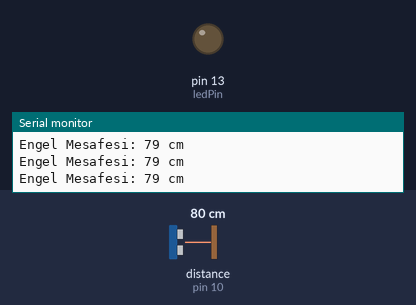
A sketch run on a simulated Arduino Leonardo, built with avr-gcc and run on an emulated ATmega32U4. Shown: output pins drawn as LEDs (lit = HIGH), the last lines printed to the serial monitor. Wiring (inferred from the names in the program): ultrasonic range finder: trigger pin 9; echo pin 10. Dashed ring = blinking. The test bench sets the inputs (shaded band); at power-on: distance to the obstacle (sensor on pin 10) 80 cm. The echo pulse lasts 58.3 µs per cm; pins used as bus, display or sensor lines are not drawn.

Above: at 1.2 s.
1.3 s: distance to the obstacle (sensor on pin 10) set to 53 cm
2.8 s: distance to the obstacle (sensor on pin 10) set to 47 cm
At 2.93 s:
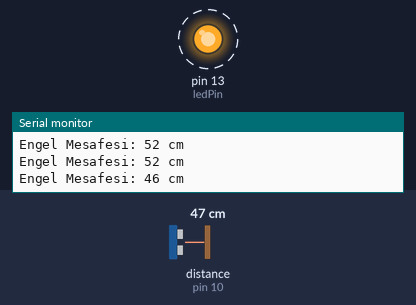
5.8 s: distance to the obstacle (sensor on pin 10) set to 60 cm
At 6.5 s:
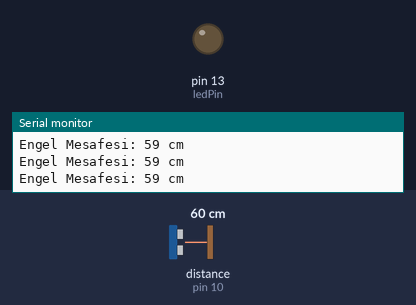
Timing chart, 0 to 8.8 s (numbered marks = the images above; inputs shaded):
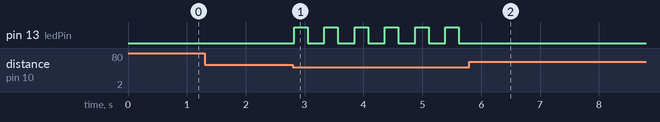

The sketch:

leonardo_ultrasonic_radar.ino
```cpp
// 1. ADIM: Pinleri Tanımlıyoruz
const int trigPin = 9;   // Sensörün "Bağır" (Trig) ucu Pin 9'da
const int echoPin = 10;  // Sensörün "Dinle" (Echo) ucu Pin 10'da
const int ledPin = 13;   // LED ve Direnç Pin 13'te

// Hesaplamalar için kutular (değişkenler) hazırlıyoruz
long duration; // Sesin gidip gelme süresi için
int distance; // Santimetre cinsinden mesafe için

void setup() {
  // 2. ADIM: Giriş ve Çıkış Kapılarını Ayarlıyoruz
  pinMode(trigPin, OUTPUT); // Ses göndereceğimiz için çıkış
  pinMode(echoPin, INPUT);  // Yankıyı duyacağımız için giriş
  pinMode(ledPin, OUTPUT);   // Işık yakacağımız için çıkış

  // Leonardo bilgisayarla konuşabilsin diye seri iletişimi başlatıyoruz
  Serial.begin(9600);

  // Leonardo'nun bağlantısının tam oturmasını bekliyoruz
  while (!Serial) {
    ;
  }
  Serial.println("Sistem Hazir! Engel kontrolü basliyor...");
}

void loop() {
  // 3. ADIM: Ses Dalgası Gönderiyoruz
  digitalWrite(trigPin, LOW); // Önce bir temizlik yap, sus
  delayMicroseconds(2);
  digitalWrite(trigPin, HIGH); // 10 mikrosaniye boyunca bağır
  delayMicroseconds(10);
  digitalWrite(trigPin, LOW); // Tekrar sus

  // 4. ADIM: Yankıyı Bekle ve Süreyi Ölç
  duration = pulseIn(echoPin, HIGH);

  // 5. ADIM: Süreyi Santimetreye Çevir (Matematik Kısmı)
  distance = duration * 0.034 / 2;

  // 6. ADIM: Mesafeyi Bilgisayar Ekranına Yazdır
  Serial.print("Engel Mesafesi: ");
  Serial.print(distance);
  Serial.println(" cm");

  // 7. ADIM: KARAR MEKANİZMASI (Drone Engel Algılama Mantığı)
  if (distance > 0 && distance < 50) {
    // Eğer 50 cm'den yakın bir şey varsa uyar!

    digitalWrite(ledPin, HIGH); // Işığı yak

    /* Buradaki delay, mesafe azaldıkça kısalır.
       Mesafe 10cm ise 50ms bekler (çok hızlı çakar).
       Mesafe 40cm ise 200ms bekler (yavaş çakar). */
    delay(distance * 5);

    digitalWrite(ledPin, LOW); // Işığı söndür
    delay(distance * 5);
  }
  else {
    // Mesafe 50 cm'den uzaksa veya engel yoksa ışığı kapalı tut
    digitalWrite(ledPin, LOW);
  }

  // Sistemi çok yormamak için kısa bir ara ver
  delay(50);
}
```

Measured:
- the behaviour switches between 51 and 50 cm on distance to the obstacle (sensor on pin 10) (found by bisection; images 0 and 1)
- after the input at 2.8 s, pin 13 (ledPin): alternates HIGH for 0.23 s and LOW for 0.28 s, starting at once
- after the input at 5.8 s, pin 13 (ledPin): stops changing and stays LOW
